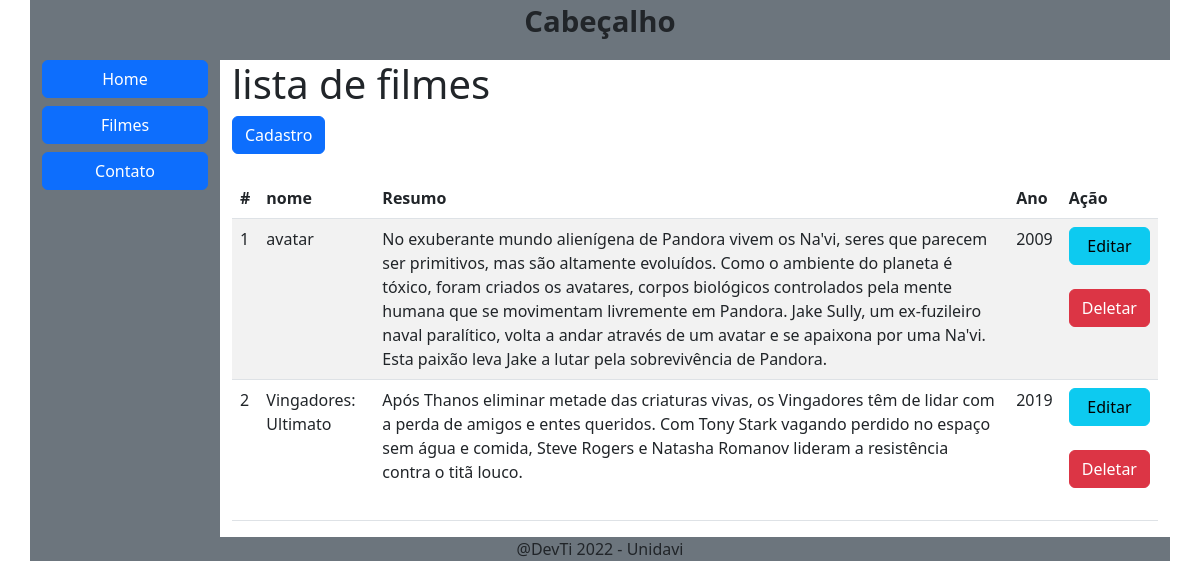
Page /?pagina=filmes_listagem on the committed database.
### tables this page shows
CREATE TABLE IF NOT EXISTS `filmes` (
  `codigo` int(11) NOT NULL AUTO_INCREMENT,
  `nome` varchar(100) NOT NULL,
  `resumo` varchar(1000) NOT NULL,
  `ano` int(4) NOT NULL,
  `imagem` varchar(100) NOT NULL,
  `complementos` varchar(300) NOT NULL,
  PRIMARY KEY (`codigo`)
);

### filmes_listagem.php (the view)
<h1>lista de filmes</h1>
<a class="btn btn-primary" href="?pagina=filmes_cadastro">Cadastro</a>
<br><br>
<?php
    $sql_filmes = "SELECT * FROM filmes";
    $filmes_prepara = $conn->prepare($sql_filmes);
    $filmes_prepara->execute();
?>
<table class="table table-striped">
    <thead>
        <tr>
            <th>#</th>
            <th>nome</th>
            <th>Resumo</th>
            <th>Ano</th>
            <th>Ação</th>
        </tr>
    </thead>
    <tbody>
        <?php
            while ($filme = $filmes_prepara->fetch()) {
                echo "<tr>";
                echo "<td>".$filme['codigo']."</td>";
                echo "<td>".$filme['nome']."</td>";
                echo "<td>".$filme['resumo']."</td>";
                echo "<td>".$filme['ano']."</td>";
                echo "
                    <td>
                        <a class=\"btn btn-info col-12\" href=\"?pagina=filmes_editar&codigo={$filme['codigo']}\">Editar</a><br><br>
                        <a class=\"btn btn-danger col-12\" href=\"?pagina=filmes_deletar&codigo={$filme['codigo']}\">Deletar</a><br><br>
                    </td>";
                echo "</tr>";
            }
        ?>
    </tbody>
</table>

### index.php (shortened to what this page needs)
<!doctype html>
<html lang="pt-br">
  <head>
    <link rel="stylesheet" href="css/estilo.css">
    <link href="https://cdn.jsdelivr.net/npm/bootstrap@5.2.1/dist/css/bootstrap.min.css" rel="stylesheet">
  </head>
  <body">
    <div class="container">
        <div class="row">
            <div class="col-12 bg-secondary">
                <p>Cabeçalho</p>
            </div>
        </div>
        <div class="row">
            <div class="col-2 bg-secondary">
                <?php
                    include "menu.php"
                ?>
            </div>
            <div class="col-10">
                <?php
                    if (isset($_GET['pagina'])) {
                        include $_GET['pagina'].".php";
                    } else {
                        include "home.php";
                    }
                ?>
            </div>
        </div>
        <div class="row">
            <div class="col-12 bg-secondary text-center">
                @DevTi 2022 - Unidavi
            </div>
        </div>
        </div>
  </body>
</html>

### menu.php
<div class="d-grid gap-2 col-12 mx-auto">
  <a class="btn btn-primary" type="button" href="?">Home</a>
  <a class="btn btn-primary" type="button" href="?pagina=filmes_listagem">Filmes</a>
  <a class="btn btn-primary" type="button" href="?pagina=contato&nome=Welson">Contato</a>
</div>

### css/estilo.css (style rules this page uses)
p { text-align: center; font-size: 22pt; font-weight: bolder; }

### rows in the picture
filmes: codigo "1", nome "avatar", resumo "No exuberante mundo alienígena de Pandora vivem os Na'vi, seres que parecem ser primitivos, mas são altamente evoluídos. Como o ambiente do planeta é tóxico, foram criados os avatares, corpos biológicos controlados pela mente humana que se movimentam livremente em Pandora. Jake Sully, um ex-fuzileiro naval paralítico, volta a andar através de um avatar e se apaixona por uma Na'vi. Esta paixão leva Jake a lutar pela sobrevivência de Pandora.", ano "2009"
filmes: codigo "2", nome "Vingadores: Ultimato", resumo "Após Thanos eliminar metade das criaturas vivas, os Vingadores têm de lidar com a perda de amigos e entes queridos. Com Tony Stark vagando perdido no espaço sem água e comida, Steve Rogers e Natasha Romanov lideram a resistência contra o titã louco.", ano "2019"
